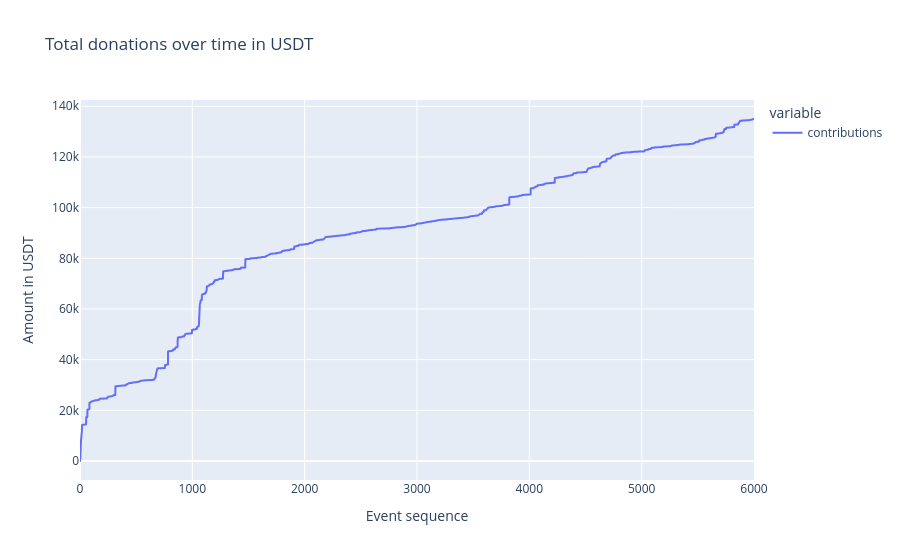

Notebook code for this chart:
### Markdown cell above
#### Total donations

### Code cell
contribs_total_donation = lambda contribs: sum(contrib['amount'] for contrib in contribs)
contrib_per_time = df.contributions.map(contribs_total_donation)
fig_df = contrib_per_time.reset_index()

title = 'Total donations over time in USDT'

x_col = 'timestep'
y_cols = ['contributions']

labels = {'value': 'Amount in USDT',
          'timestep': 'Event sequence'}

options = {'x': x_col,
           'y': y_cols,
           'title': title,
           'labels': labels}

fig = px.line(fig_df, **options)

fig.show()

### Figure 1 — Plotly figure (JSON) as saved in the notebook; plotly's stock layout.template omitted (floating-point values rounded to 4 significant figures; data arrays with more than 128 entries replaced by an {"elided": "..."} marker saying what was removed)
{"data": [{"hovertemplate": "variable=contributions<br>Event sequence=%{x}<br>Amount in USDT=%{y}<extra></extra>", "legendgroup": "contributions", "line": {"color": "#636efa", "dash": "solid"}, "mode": "lines", "name": "contributions", "showlegend": true, "type": "scattergl", "x": {"elided": "6001 int values"}, "xaxis": "x", "y": {"elided": "6001 float values"}, "yaxis": "y"}], "layout": {"legend": {"title": {"text": "variable"}, "tracegroupgap": 0}, "title": {"text": "Total donations over time in USDT"}, "xaxis": {"anchor": "y", "autorange": true, "domain": [0, 1], "range": [0, 6000], "title": {"text": "Event sequence"}, "type": "linear"}, "yaxis": {"anchor": "x", "autorange": true, "domain": [0, 1], "range": [-7499.0, 142500.0], "title": {"text": "Amount in USDT"}, "type": "linear"}}}
